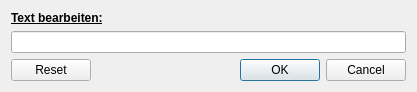
<?xml version="1.0" encoding="UTF-8"?>
<ui version="4.0">
 <class>Dialog</class>
 <widget class="QDialog" name="Dialog">
  <property name="geometry">
   <rect>
    <x>0</x>
    <y>0</y>
    <width>523</width>
    <height>124</height>
   </rect>
  </property>
  <property name="windowTitle">
   <string>Textzeile bearbeiten</string>
  </property>
  <layout class="QVBoxLayout" name="verticalLayout">
   <property name="sizeConstraint">
    <enum>QLayout::SetFixedSize</enum>
   </property>
   <item>
    <widget class="QLabel" name="label">
     <property name="font">
      <font>
       <bold>true</bold>
       <underline>true</underline>
      </font>
     </property>
     <property name="text">
      <string>Text bearbeiten:</string>
     </property>
    </widget>
   </item>
   <item>
    <widget class="QLineEdit" name="textline"/>
   </item>
   <item>
    <widget class="QDialogButtonBox" name="buttonBox">
     <property name="minimumSize">
      <size>
       <width>395</width>
       <height>0</height>
      </size>
     </property>
     <property name="orientation">
      <enum>Qt::Horizontal</enum>
     </property>
     <property name="standardButtons">
      <set>QDialogButtonBox::Cancel|QDialogButtonBox::Ok|QDialogButtonBox::Reset</set>
     </property>
    </widget>
   </item>
  </layout>
 </widget>
 <resources/>
 <connections>
  <connection>
   <sender>buttonBox</sender>
   <signal>accepted()</signal>
   <receiver>Dialog</receiver>
   <slot>accept()</slot>
   <hints>
    <hint type="sourcelabel">
     <x>248</x>
     <y>254</y>
    </hint>
    <hint type="destinationlabel">
     <x>157</x>
     <y>274</y>
    </hint>
   </hints>
  </connection>
  <connection>
   <sender>buttonBox</sender>
   <signal>rejected()</signal>
   <receiver>Dialog</receiver>
   <slot>reject()</slot>
   <hints>
    <hint type="sourcelabel">
     <x>316</x>
     <y>260</y>
    </hint>
    <hint type="destinationlabel">
     <x>286</x>
     <y>274</y>
    </hint>
   </hints>
  </connection>
 </connections>
</ui>
